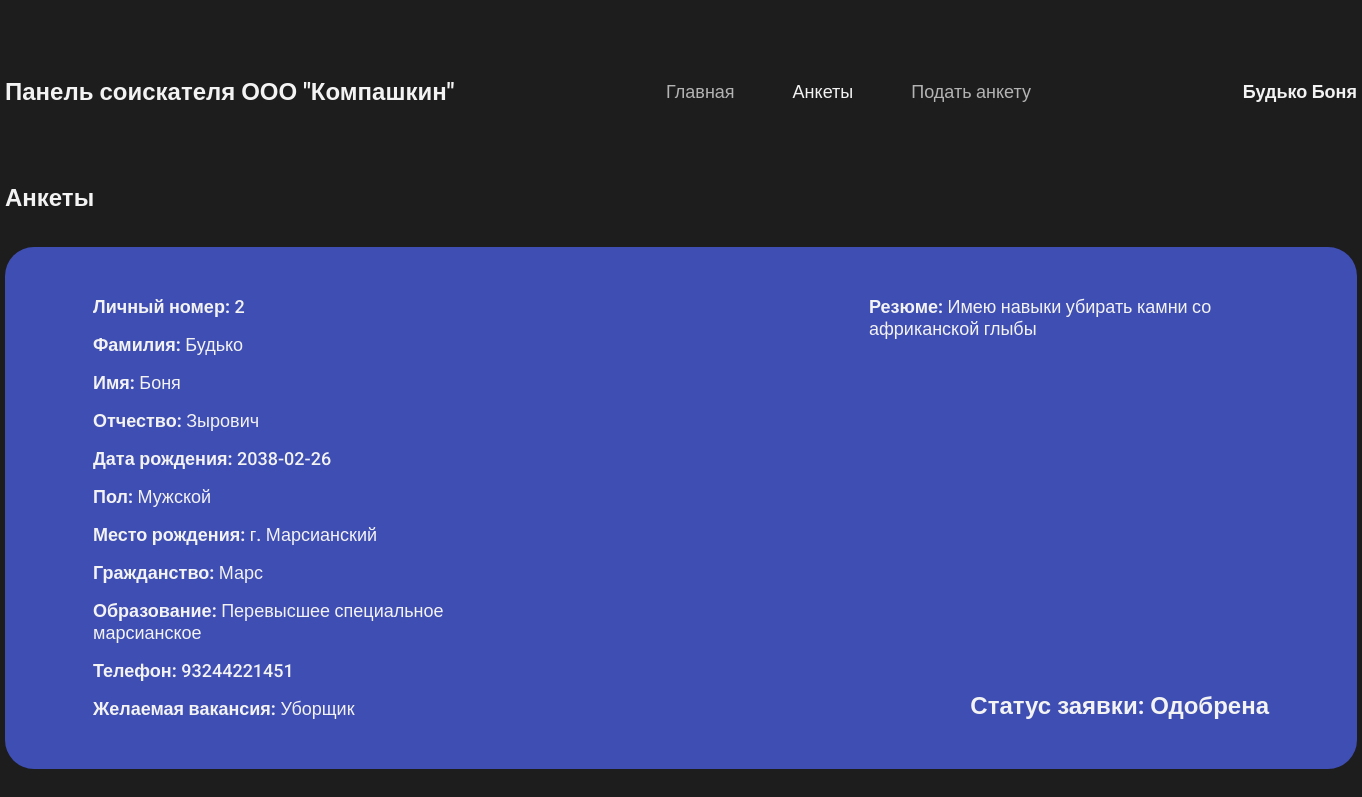
/hr_dep/ankets.php (signed in), run on the app's committed database.
### tables this page shows
CREATE TABLE `anketa` (
  `id_anketa` int NOT NULL,
  `id_user` int NOT NULL,
  `fam` varchar(255) NOT NULL,
  `name` varchar(255) NOT NULL,
  `otch` varchar(255) DEFAULT NULL,
  `date_birthday` date NOT NULL,
  `pol` tinyint(1) NOT NULL,
  `mesto_rojdenia` varchar(255) NOT NULL,
  `grajdanstvo` varchar(255) NOT NULL,
  `obrazovanie` varchar(255) NOT NULL,
  `telephone` varchar(255) NOT NULL,
  `id_post` int NOT NULL,
  `resume` text NOT NULL,
  `status` varchar(255) NOT NULL
);

CREATE TABLE `posts` (
  `id_post` int NOT NULL,
  `name_post` varchar(255) NOT NULL,
  `cash` int NOT NULL,
  `active` tinyint(1) NOT NULL
);

### hr_dep/dbinfo.php (called while the page is built)
<?php
	return [
		'host' => 'localhost',
		'dbname' => 'hr_dep',
		'login' => 'root',
		'password' => 'root'
	];
?>

### hr_dep/hrlib.php (called while the page is built, shortened)
<?php
	class DB
	{
		private $db;
		public function __construct()
		{
			$dbinfo = require 'dbinfo.php';
			$this->db = new PDO('mysql:host=' . $dbinfo['host'] . ';dbname=' . $dbinfo['dbname'], $dbinfo['login'], $dbinfo['password']);
		}
		public function query($sql, $params = [])
		{
			$stmt = $this->db->prepare($sql);
			if ( !empty($params) ) {
				foreach ($params as $key => $value) {
					$stmt->bindValue(":$key", $value);
				}
			}
			$stmt->execute();
			return $stmt->fetchAll(PDO::FETCH_ASSOC);
		}
		public function get_name($id)
		{
			$param = [ "id" => $id ];
			$data = $this->query("SELECT fam, name FROM anketa WHERE id_user = :id", $param);
            if (isset($data[0]["fam"]) && isset($data[0]["name"])) {
				return $data[0]["fam"]." ".$data[0]["name"];
			}
		}
		public function get_anketa_info($id)
		{
			$param = [ "id" => $id ];
			$data = $this->query("SELECT * FROM anketa WHERE id_user = :id", $param);
            if (isset($data[0])) {
				$data[0]["pol"] = $data[0]["pol"] == "0" ? "Женский" : "Мужской";
				return $data[0];
			}
			else {
				return null;
			}
		}
		public function get_name_post($id)
		{
			$param = [ "id" => $id ];
			$data = $this->query("SELECT name_post FROM posts WHERE id_post = :id", $param);
            if (isset($data[0]["name_post"])) {
				return $data[0]["name_post"];
			}
			else {
				return null;
			}
		}
	}
?>

### hr_dep/ankets.php (the view, shortened to what this page needs)
<?php
    include "hrlib.php";
    $db = new DB;
    $id = $_SESSION['id'];
?>
<!DOCTYPE html>
<html lang="en">
    <head>
        <link rel="stylesheet" href="css/index.css">
        <link rel="stylesheet" href="css/ankets.css">
    </head>
    <body>
        <header>
            <div class="container">
                <p class="logo">Панель соискателя ООО "Компашкин"</p>
                <nav>
                    <ul>
                        <li>
                            <a class="main" href="index.php">Главная</a>
                        </li>
                        <li>
                            <a class="ankets" href="#">Анкеты</a>
                        </li>
                        <li>
                            <a class="send_anket" href="podacha.php">Подать анкету</a>
                        </li>
                    </ul>
                </nav>
                <p class="name"><?php echo $db->get_name($id); ?></p>
            </div>
        </header>
        <section>
            <div class="container">
                <h1>Анкеты</h1>
                <div class="block_info">
                        <?php
                            $data = $db->get_anketa_info($id);
                            if ($data != null) {
                                echo "
                                <div class='left_info'>
                                    <p class='number'>
                                        Личный номер: <span>".$data["id_anketa"]."</span>
                                    </p>
                                    <p class='fam'>
                                        Фамилия: <span>".$data["fam"]."</span>
                                    </p>
                                    <p class='name'>
                                        Имя: <span>".$data["name"]."</span>
                                    </p>
                                    <p class='otch'>
                                        Отчество: <span>".$data["otch"]."</span>
                                    </p>
                                    <p class='birthday'>
                                        Дата рождения: <span>".$data["date_birthday"]."</span>
                                    </p>
                                    <p class='pol'>
                                        Пол: <span>".$data["pol"]."</span>
                                    </p>
                                    <p class='mesto_rojdenia'>
                                        Место рождения: <span>".$data["mesto_rojdenia"]."</span>
                                    </p>
                                    <p class='grajdanstvo'>
                                        Гражданство: <span>".$data["grajdanstvo"]."</span>
                                    </p>
                                    <p class='obrazovanie'>
                                        Образование: <span>".$data["obrazovanie"]."</span>
                                    </p>
                                    <p class='telephone'>
                                        Телефон: <span>".$data["telephone"]."</span>
                                    </p>
                                    <p class='vacans'>
                                        Желаемая вакансия: <span>".$db->get_name_post($data["id_post"])."</span>
                                    </p>
                                </div>
                                <div class='right_info'>
                                    <p class='resume'>
                                        Резюме: <span>".$data["resume"]."</span>
                                    </p>
                                </div>
                                <p class='stat'>
                                    Статус заявки: <span>".$data["status"]."</span>
                                </p>
                                ";
                            }
                            else {
                                echo "<p class='not_anket'>Ошибочка, анкеты у Вас нет</p>";
                            }
                        ?>
                </div>
            </div>
        </section>
    </body>
</html>

### hr_dep/css/index.css (style rules this page uses)
* { padding: 0; margin: 0; box-sizing: border-box; font-family: 'Roboto', sans-serif; color: #F3F3F3; }
body { background-color: #1d1d1d; }
header { padding: 78px 0; }
header .container { display: flex; justify-content: space-between; align-items: center; }
.container { width: 1352px; margin: 0 auto; }
nav li { list-style-type: none; margin-right: 58px; }
nav li:last-child { margin-right: 0; }
nav ul { display: flex; }
.logo { font-size: 24px; font-weight: 700; }
nav a { font-size: 18px; font-weight: 500; opacity: .7; text-decoration: none; }
.main { opacity: 1; }
.name { font-size: 18px; font-weight: 700; }
h1 { margin-bottom: 35px; }
h1, .id, .status { font-size: 24px; font-weight: 700; }

### hr_dep/css/ankets.css (style rules this page uses)
.main { opacity: .7; }
.ankets { opacity: 1; }
.block_info { position: relative; width: 100%; background-color: #3f4eb3; border-radius: 29px; padding: 49px 88px; display: flex; justify-content: space-between; }
.left_info p, .right_info p { margin-bottom: 16px; font-size: 18px; font-weight: 700; width: 400px; }
.left_info p span, .right_info p span { font-weight: 500; }
.left_info p:last-child, .right_info p:last-child { margin-bottom: 0; }
.stat { position: absolute; bottom: 49px; right: 88px; font-size: 24px; font-weight: 700; }

### data on the page
anketa: $db->get_name($id) "Будько Боня", id_anketa "2", fam "Будько", name "Боня", otch "Зырович", date_birthday "2038-02-26", mesto_rojdenia "г. Марсианский", grajdanstvo "Марс", obrazovanie "Перевысшее специальное марсианское", telephone "93244221451", id_post.name_post "Уборщик", resume "Имею навыки убирать камни со африканской глыбы", status "Одобрена"

### other printed values
$data["pol"] "Мужской"
